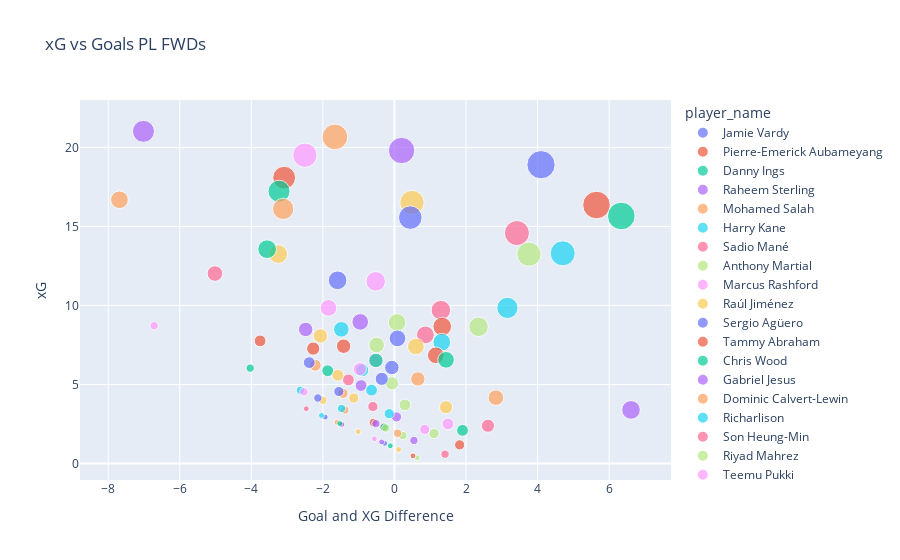

The notebook cell saved with this chart:
### Markdown cell above
Look at xG vs Goals for strikers.

This let's us see which players have overperformed their stats, versus player's who have underperformed.

### Code cell
fwdStats['Goal and XG Difference'] = fwdStats['goals'] - fwdStats['xG']
fig = px.scatter(fwdStats[fwdStats['goals']>=1], x="Goal and XG Difference", y="xG", color="player_name", size = 'goals', hover_name="player_name",
                title = 'xG vs Goals PL FWDs')
fig.show()
